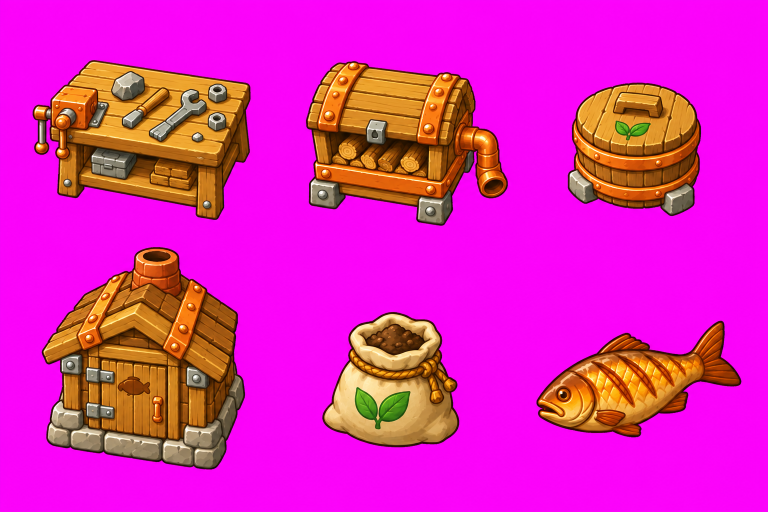
#> input picture art/camp-expansion-v2/revised/generated.png, 1536 x 1024 px, found by its file name (shown at 1/2 size)
$ python prepare_items_art.py
#> lines starting #> are read from the running program, lines starting #| are printed output that depends on the picture
from PIL import Image
from pathlib import Path
import json
raw=Image.open('art/items-v03/candidate-01/generated.png').convert('RGBA')
# Ownership rectangles measured from actual returned composition; no redrawing.
xs=[0,278,522,778,1027,1270,1536];ys=[0,300,520,760,1024]
out=Image.new('RGBA',(1536,1024),(255,0,255,255))
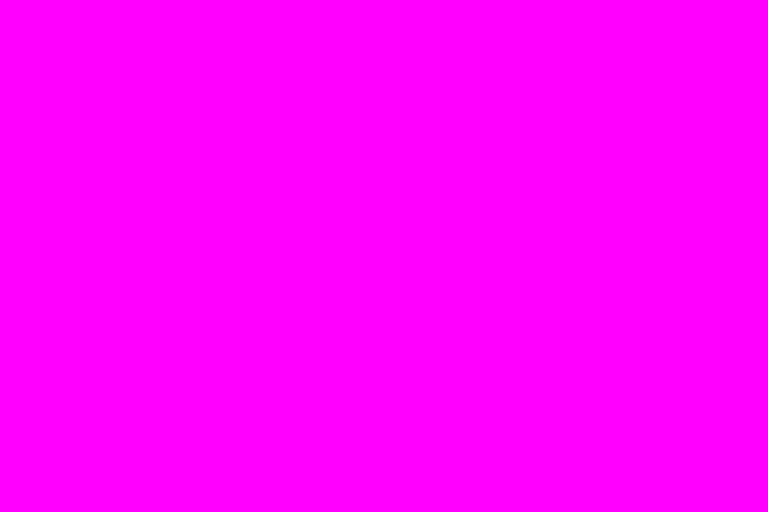
#> out: PIL image 1536x1024 RGBA (shown at 1/2 size); mean R, G, B, A 255, 0, 255, 255
rects=[]
for y in range(4):
 for x in range(6):
  box=(xs[x],ys[y],xs[x+1],ys[y+1]);part=raw.crop(box);part.thumbnail((226,226),Image.Resampling.LANCZOS)
  out.paste(part,(x*256+(256-part.width)//2,y*256+(256-part.height)//2))
  rects.append(box)
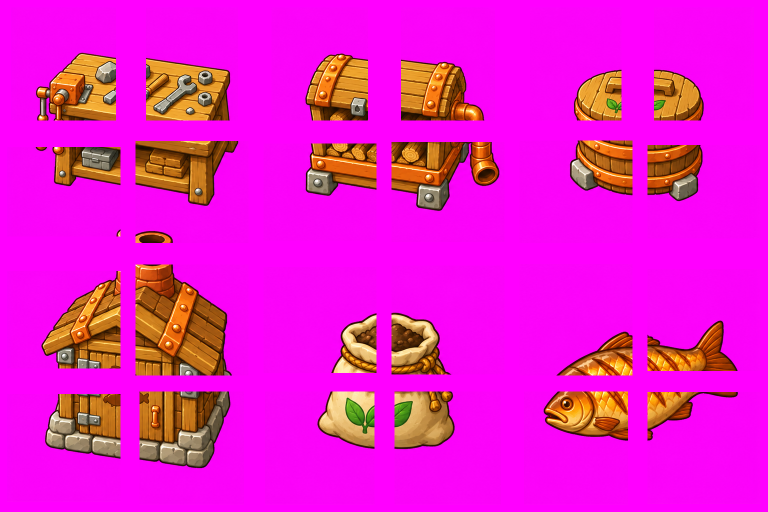
#> out: PIL image 1536x1024 RGBA (shown at 1/2 size); mean R, G, B, A 233.7, 24.2, 205.4, 255
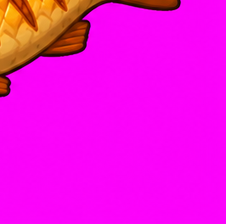
#> part: PIL image 226x224 RGBA; mean R, G, B, A 240.9, 14.3, 221.5, 255
#> after the loop, rects = 24 items, first 6: (0, 0, 278, 300), (278, 0, 522, 300), (522, 0, 778, 300), (778, 0, 1027, 300), (1027, 0, 1270, 300), (1270, 0, 1536, 300)
out.save('art/items-v03/ownership-sheet.png')
Path('art/items-v03/ownership.json').write_text(json.dumps(dict(source='candidate-01/generated.png',rectangles=rects,reason='Raw model rows cross uniform grid boundaries; regrid by visual ownership, preserve every subject.'),indent=2),encoding='utf-8')
